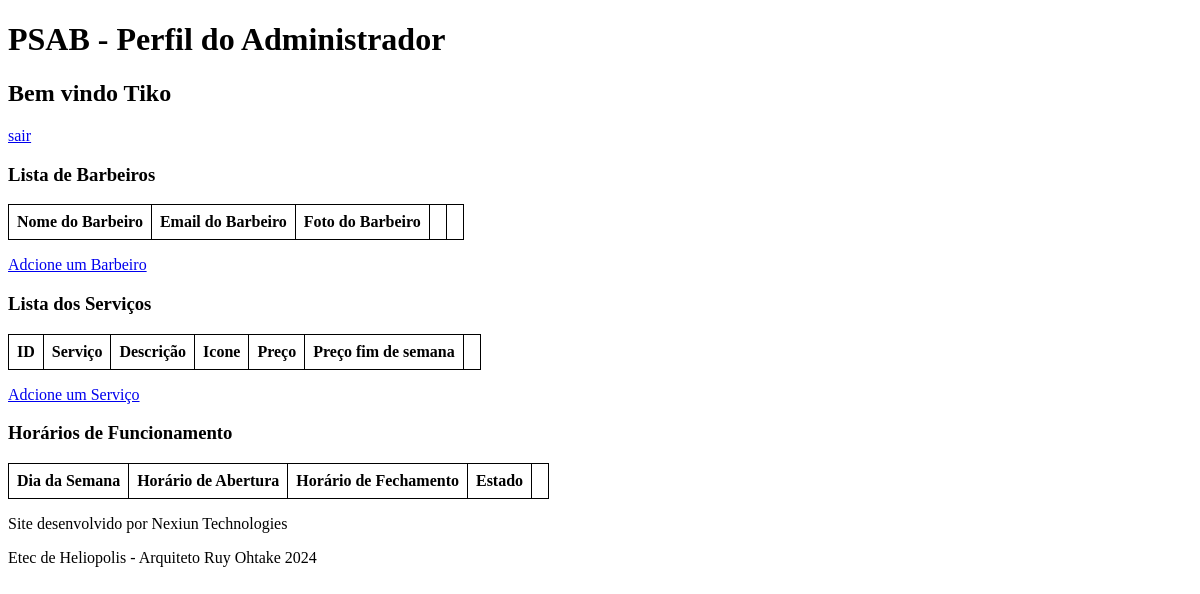
Page /public/pages/admAccount.php (signed in) on the earlier database version.
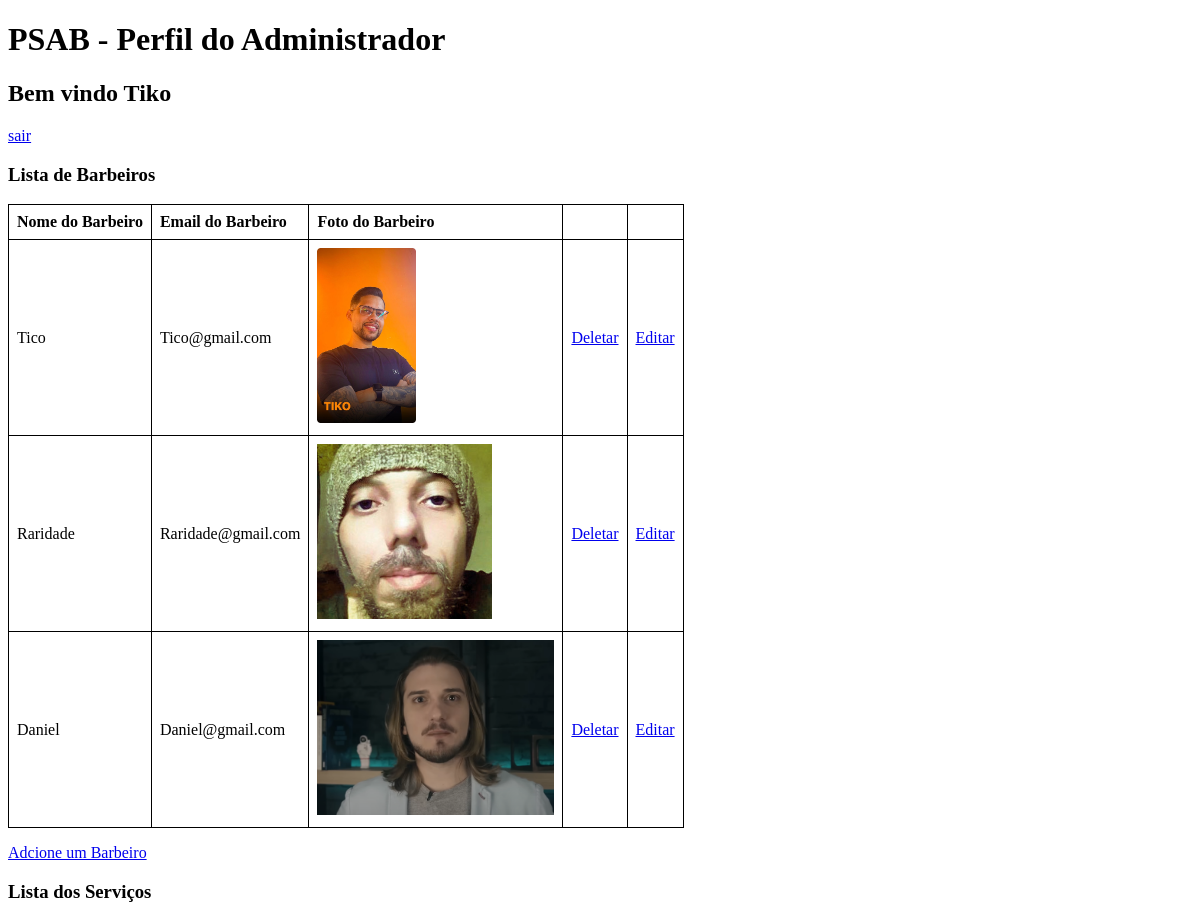
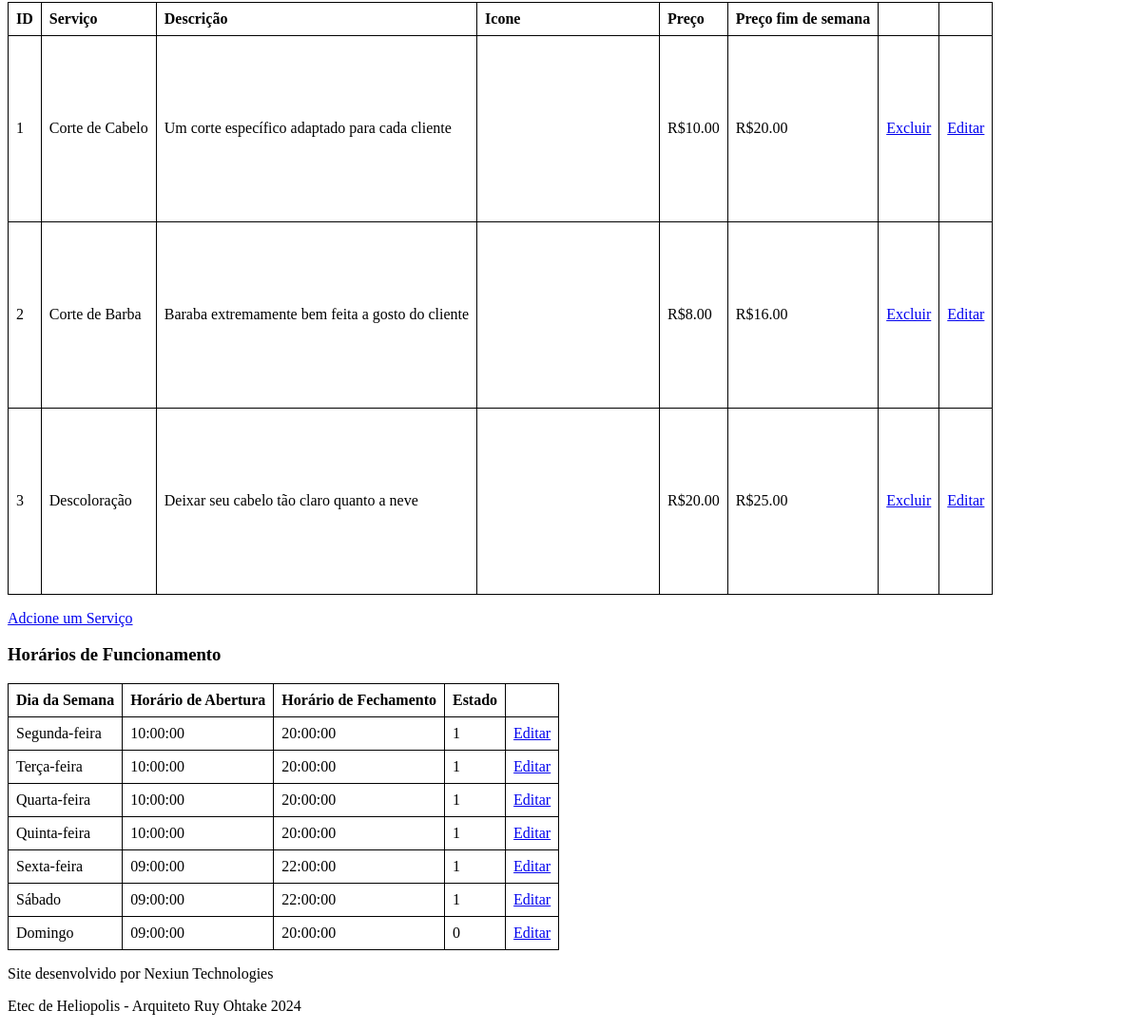
Same page on the later database version (2 pictures, top to bottom).
### tables this page shows
CREATE TABLE IF NOT EXISTS `tb_adm` (
  `idAdm` int(11) NOT NULL AUTO_INCREMENT,
  `nameAdm` varchar(100) NOT NULL,
  `emailAdm` varchar(75) NOT NULL,
  `passwordAdm` varchar(255) NOT NULL,
  `idUser` int(11) NOT NULL,
  PRIMARY KEY (`idAdm`),
  KEY `idUser` (`idUser`)
);

CREATE TABLE IF NOT EXISTS `tb_barber` (
  `idBarber` int(11) NOT NULL AUTO_INCREMENT,
  `nameBarber` varchar(100) NOT NULL,
  `emailBarber` varchar(75) NOT NULL,
  `passwordBarber` varchar(255) NOT NULL,
  `unavailabilityBarber` longtext NOT NULL,
  `photoBarber` varchar(100) NOT NULL,
  `idUser` int(11) NOT NULL,
  PRIMARY KEY (`idBarber`),
  KEY `idUser` (`idUser`)
);

CREATE TABLE IF NOT EXISTS `tb_service` (
  `idService` int(11) NOT NULL AUTO_INCREMENT,
  `nameService` varchar(50) NOT NULL,
  `descService` varchar(255) NOT NULL,
  `priceService` decimal(12,2) NOT NULL,
  `iconService` varchar(100) NOT NULL,
  `expPriceService` decimal(12,2) NOT NULL,
  PRIMARY KEY (`idService`)
);

CREATE TABLE IF NOT EXISTS `tb_operatinghours` (
  `idOperating` int(11) NOT NULL AUTO_INCREMENT,
  `dayOperating` enum('Domingo','Segunda-feira','Terça-feira','Quarta-feira','Quinta-feira','Sexta-feira','Sábado') NOT NULL,
  `startOperating` time NOT NULL,
  `endOperating` time NOT NULL,
  `stateOperating` tinyint(1) NOT NULL DEFAULT '1',
  PRIMARY KEY (`idOperating`),
  UNIQUE KEY `dayOperating` (`dayOperating`)
);

### db/database.php (called while the page is built, shortened)
<?php
class Database
{
    private $pdo;
    private $host = 'localhost';
    private $db = 'psab';
    private $user = 'root';
    private $pass = '';
    public function connect()
    {
        $dsn = "mysql:host={$this->host};dbname={$this->db};charset=utf8";
        try {
            $this->pdo = new PDO($dsn, $this->user, $this->pass);
            $this->pdo->setAttribute(PDO::ATTR_ERRMODE, PDO::ERRMODE_EXCEPTION);
        } catch (PDOException $e) {
            echo 'Conexão falhou: ' . $e->getMessage();
        }
    }
    public function select($table, $columns = "*", $condition = "1")
    {
        $sql = "SELECT $columns FROM $table WHERE $condition";
        $stmt = $this->pdo->prepare($sql);
        $stmt->execute();
        return $stmt->fetchAll(PDO::FETCH_ASSOC);
    }
}

### src/classes/Adm.php (called while the page is built, shortened)
<?php
require_once __DIR__ . '/../../db/Database.php';
class Adm extends Database
{
    private $nameAdm;
    public function __construct($idUser)
    {
        $query = $this->select("tb_adm", "*", "idUser = '{$idUser}' LIMIT 1;");
    }
    public function viewBarber()
    {
        $query = $this->select("tb_barber");
        return $query;
    }
    public function setIdAdm($idAdm)
    {
        return $this->idAdm = $idAdm;
    }
    public function getNameAdm()
    {
        return $this->nameAdm;
    }
    public function setNameAdm($nameAdm)
    {
        return $this->nameAdm = $nameAdm;
    }
    public function setEmailAdm($emailAdm)
    {
        return $this->emailAdm = $emailAdm;
    }
    public function setPasswordAdm($passwordAdm)
    {
        return $this->passwordAdm = $passwordAdm;
    }
}

### src/classes/Services.php (called while the page is built, shortened)
<?php
require_once __DIR__ . '/../../db/Database.php';
class Services extends Database
{
    public function viewAllServices()
    {
        $query = $this->select("tb_service");
        return $query;
    }
}

### src/classes/Operating.php (called while the page is built, shortened)
<?php
require_once __DIR__ . '/../../db/Database.php';
class Operating extends Database
{
    public function viewOperatingHours($type = '')
    {
        if ($type == "all") {
            $query = $this->select("tb_operatinghours");
        } else {
            $query = $this->select("tb_operatinghours", "*", "stateOperating != 0");
        }
        return $query;
    }
}

### public/pages/admAccount.php (the view, shortened to what this page needs)
<?php
require_once "../../src/classes/Adm.php";
require_once "../../src/classes/Services.php";
require_once "../../src/classes/Operating.php";
$adm = new Adm($_SESSION['idUser']);
$resultBarber = $adm->viewBarber();
$operating = new Operating();
$resultOperating = $operating->viewOperatingHours('all');
$service = new Services();
$resultService = $service->viewAllServices();
?>
<!DOCTYPE html>
<html lang="pt-br">
<head>
</head>
<body>
    <header>
        <h1>PSAB - Perfil do Administrador</h1>
    </header>
    <main>
        <h2>Bem vindo <?php echo $adm->getNameAdm() ?></h2>
        <section>
            <p>
                <a href="../../src/php/logout.php">sair</a>
            </p>
        </section>
        <section>
            <h3>Lista de Barbeiros</h3>
            <table>
                <tr>
                    <th>Nome do Barbeiro</th>
                    <th>Email do Barbeiro</th>
                    <th>Foto do Barbeiro</th>
                    <th></th>
                    <th></th>
                </tr>
                <?php
                if (count($resultBarber) > 0) {
                    foreach ($resultBarber as $row) {
                        echo "<tr>";
                        echo "<td>" . $row["nameBarber"] . "</td>";
                        echo "<td>" . $row["emailBarber"] . "</td>";
                        echo "<td> <img src='../../db/uploadBarber/" . $row["photoBarber"] . "'></td>";
                        echo '<td><a href="../../src/php/delete.php?a=' . $row["idBarber"] . '">Deletar</a></td>';
                        echo '<td><a href="editBarber.php?a=' . $row["idBarber"] . '">Editar</a></td>';
                        echo "</tr>";
                    }
                }
                ?>
            </table>
            <p>
                <a href="registerBarber.php">Adcione um Barbeiro</a>
            </p>
        </section>
        <section>
            <h3>Lista dos Serviços</h3>
            <table>
                <tr>
                    <th>ID</th>
                    <th>Serviço</th>
                    <th>Descrição</th>
                    <th>Icone</th>
                    <th>Preço</th>
                    <th>Preço fim de semana</th>
                    <th></th>
                </tr>
                <?php
                if (count($resultService) > 0) {
                    foreach ($resultService as $row) {
                        echo "<tr>";
                        echo "<td>" . $row["idService"] . "</td>";
                        echo "<td>" . $row["nameService"] . "</td>";
                        echo "<td>" . $row["descService"] . "</td>";
                        echo "<td> <img src='../../db/services/" . $row["iconService"] . "'></td>";
                        echo "<td>R$" . $row["priceService"] . "</td>";
                        echo "<td>R$" . $row["expPriceService"] . "</td>";
                        echo '<td><a href="../../src/php/deleteService.php?a=' . $row["idService"] . '">Excluir</a></td>';
                        echo '<td><a href="editService.php?a=' . $row["idService"] . '">Editar</a></td>';
                        echo "</tr>";
                    }
                }
                ?>
            </table>
            <p>
                <a href="insertService.php">Adcione um Serviço</a>
            </p>
        </section>
        <section>
            <h3>Horários de Funcionamento</h3>
            <table>
                <tr>
                    <th>Dia da Semana</th>
                    <th>Horário de Abertura</th>
                    <th>Horário de Fechamento</th>
                    <th>Estado</th>
                    <th></th>
                </tr>
                <?php
                if (count($resultOperating) > 0) {
                    foreach ($resultOperating as $row) {
                        echo "<tr>";
                        echo "<td>" . $row["dayOperating"] . "</td>";
                        echo "<td>" . $row["startOperating"] . "</td>";
                        echo "<td>" . $row["endOperating"] . "</td>";
                        echo "<td>" . $row["stateOperating"] . "</td>";
                        echo '<td><a href="editOperatingHours.php?a=' . $row["idOperating"] . '">Editar</a></td>';
                        echo "</tr>";
                    }
                }
                ?>
            </table>
        </section>
    </main>
    <footer>
        <p>Site desenvolvido por Nexiun Technologies</p>
        <p>Etec de Heliopolis - Arquiteto Ruy Ohtake 2024</p>
    </footer>
</body>
</html>

### public/pages/admAccount.php (style rules this page uses)
table { border-collapse: collapse; }
table, th, td { border: 1px solid black; }
th, td { padding: 8px; text-align: left; }
img { height: 175px; }

Differences in the rows shown:
added tb_barber: nameBarber "Tico", emailBarber "Tico@gmail.com", photoBarber (picture)
added tb_barber: nameBarber "Raridade", emailBarber "Raridade@gmail.com", photoBarber (picture)
added tb_barber: nameBarber "Daniel", emailBarber "Daniel@gmail.com", photoBarber (picture)
added tb_service: idService "1", nameService "Corte de Cabelo", descService "Um corte específico adaptado para cada cliente", iconService (picture), priceService "10.00", expPriceService "20.00"
added tb_service: idService "2", nameService "Corte de Barba", descService "Baraba extremamente bem feita a gosto do cliente", iconService (picture), priceService "8.00", expPriceService "16.00"
added tb_service: idService "3", nameService "Descoloração", descService "Deixar seu cabelo tão claro quanto a neve", iconService (picture), priceService "20.00", expPriceService "25.00"
added tb_operatinghours: dayOperating "Segunda-feira", startOperating "10:00:00", endOperating "20:00:00", stateOperating "1"
added tb_operatinghours: dayOperating "Terça-feira", startOperating "10:00:00", endOperating "20:00:00", stateOperating "1"
added tb_operatinghours: dayOperating "Quarta-feira", startOperating "10:00:00", endOperating "20:00:00", stateOperating "1"
added tb_operatinghours: dayOperating "Quinta-feira", startOperating "10:00:00", endOperating "20:00:00", stateOperating "1"
added tb_operatinghours: dayOperating "Sexta-feira", startOperating "09:00:00", endOperating "22:00:00", stateOperating "1"
added tb_operatinghours: dayOperating "Sábado", startOperating "09:00:00", endOperating "22:00:00", stateOperating "1"
added tb_operatinghours: dayOperating "Domingo", startOperating "09:00:00", endOperating "20:00:00", stateOperating "0"
